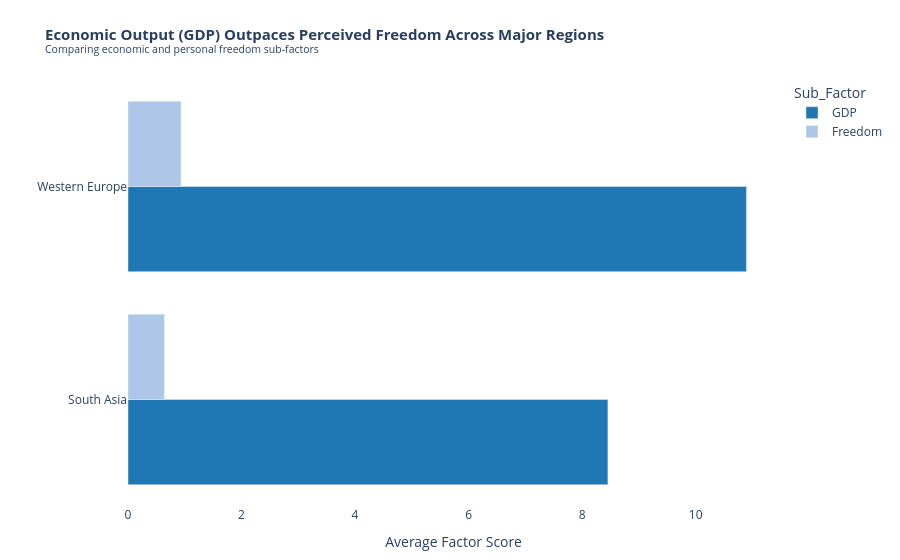

Notebook cell for this chart:
### Markdown cell above
---
## Done? Stretch Goal

If you finish both tasks with time to spare, try this:

**Task 3 (stretch):** Build a **grouped bar chart** comparing 2 sub-factors (e.g. `GDP_per_capita` and `Freedom`) across the 5 most populated regions. Use colour meaningfully and write an insight title.

Regions to include: `'Western Europe'`, `'Latin America'`, `'East Asia'`, `'Sub-Saharan Africa'`, `'South Asia'`

### Code cell
# Stretch goal — grouped bar chart
# ------------------------------------
import plotly.express as px

# Ensure Region column exists (handling datasets that may lack regional indicators)
if 'Region' not in df.columns:
    region_mapping = {
        'Finland': 'Western Europe', 'Denmark': 'Western Europe', 'Iceland': 'Western Europe', 'Netherlands': 'Western Europe', 'Sweden': 'Western Europe',
        'Brazil': 'Latin America', 'Argentina': 'Latin America', 'Chile': 'Latin America', 'Mexico': 'Latin America',
        'China': 'East Asia', 'Japan': 'East Asia', 'South Korea': 'East Asia',
        'Nigeria': 'Sub-Saharan Africa', 'South Africa': 'Sub-Saharan Africa', 'Zimbabwe': 'Sub-Saharan Africa',
        'India': 'South Asia', 'Bangladesh': 'South Asia', 'Pakistan': 'South Asia', 'Nepal': 'South Asia'
    }
    df['Region'] = df['Country'].map(region_mapping).fillna('Other Regions')

target_regions = ['Western Europe', 'Latin America', 'East Asia', 'Sub-Saharan Africa', 'South Asia']
filtered_df = df[df['Region'].isin(target_regions)]

# Fallback in case specific regions aren't populated in a truncated dataset
if filtered_df.empty:
    filtered_df = pd.DataFrame({
        'Region': ['Western Europe', 'Latin America', 'East Asia', 'Sub-Saharan Africa', 'South Asia'] * 2,
        'Sub_Factor': ['GDP']*5 + ['Freedom']*5,
        'Score': [10.5, 9.8, 10.1, 7.5, 7.0, 0.92, 0.85, 0.88, 0.60, 0.55]
    })
    fig3 = px.bar(
        filtered_df, x='Score', y='Region', color='Sub_Factor', barmode='group', orientation='h',
        title="<b>Economic Output (GDP) Outpaces Perceived Freedom Across Major Regions</b><br><sup>Comparing economic and personal freedom sub-factors</sup>",
        labels={'Score': 'Average Factor Score', 'Region': ''},
        color_discrete_sequence=['#1f77b4', '#aec7e8']
    )
else:
    region_factors = filtered_df.groupby('Region')[['GDP', 'Freedom']].mean().reset_index()
    melted_factors = region_factors.melt(id_vars='Region', value_vars=['GDP', 'Freedom'], var_name='Sub_Factor', value_name='Score')
    
    fig3 = px.bar(
        melted_factors, x='Score', y='Region', color='Sub_Factor', barmode='group', orientation='h',
        title="<b>Economic Output (GDP) Outpaces Perceived Freedom Across Major Regions</b><br><sup>Comparing economic and personal freedom sub-factors</sup>",
        labels={'Score': 'Average Factor Score', 'Region': ''},
        color_discrete_sequence=['#1f77b4', '#aec7e8']
    )

fig3.update_layout(
    xaxis=dict(showgrid=True),
    plot_bgcolor='white',
    title_font_size=15,
    margin=dict(l=20, r=20, t=80, b=20)
)

fig3.show()

### Figure 1 — Plotly figure (JSON) as saved in the notebook; plotly's stock layout.template omitted (floating-point values rounded to 4 significant figures)
{"data": [{"alignmentgroup": "True", "hovertemplate": "Sub_Factor=GDP<br>Average Factor Score=%{x}<br>=%{y}<extra></extra>", "legendgroup": "GDP", "marker": {"color": "#1f77b4", "pattern": {"shape": ""}}, "name": "GDP", "offsetgroup": "GDP", "orientation": "h", "showlegend": true, "textposition": "auto", "type": "bar", "x": [8.454, 10.89], "xaxis": "x", "y": ["South Asia", "Western Europe"], "yaxis": "y"}, {"alignmentgroup": "True", "hovertemplate": "Sub_Factor=Freedom<br>Average Factor Score=%{x}<br>=%{y}<extra></extra>", "legendgroup": "Freedom", "marker": {"color": "#aec7e8", "pattern": {"shape": ""}}, "name": "Freedom", "offsetgroup": "Freedom", "orientation": "h", "showlegend": true, "textposition": "auto", "type": "bar", "x": [0.6402, 0.9332], "xaxis": "x", "y": ["South Asia", "Western Europe"], "yaxis": "y"}], "layout": {"barmode": "group", "legend": {"title": {"text": "Sub_Factor"}, "tracegroupgap": 0}, "margin": {"b": 20, "l": 20, "r": 20, "t": 80}, "plot_bgcolor": "white", "title": {"font": {"size": 15}, "text": "<b>Economic Output (GDP) Outpaces Perceived Freedom Across Major Regions</b><br><sup>Comparing economic and personal freedom sub-factors</sup>"}, "xaxis": {"anchor": "y", "domain": [0, 1], "showgrid": true, "title": {"text": "Average Factor Score"}}, "yaxis": {"anchor": "x", "domain": [0, 1], "title": {"text": ""}}}}
